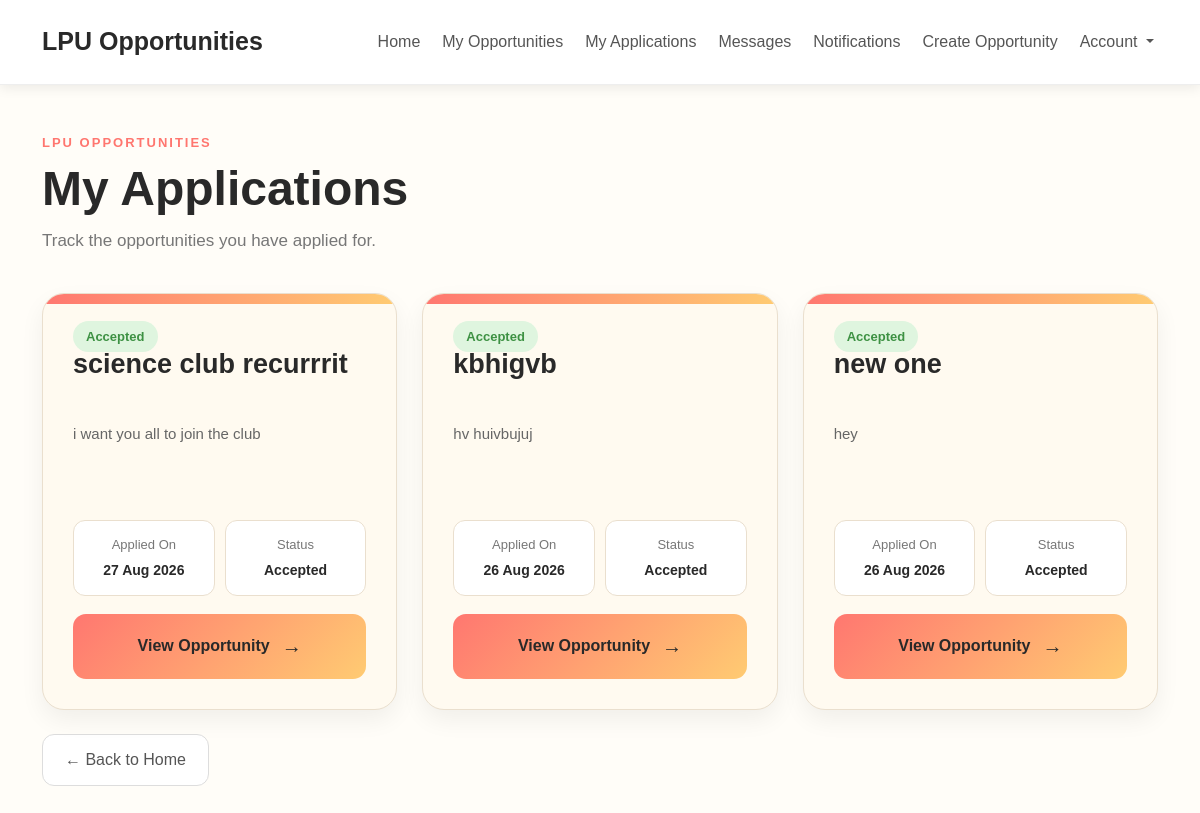
Page /my-applications/ (signed in) on the committed database.
### home/models.py (models this page shows, shortened)
class Application(models.Model):
    opportunity = models.ForeignKey(Opportunity, on_delete=models.CASCADE)
    applicant = models.ForeignKey(User, on_delete=models.CASCADE)
    STATUS_CHOICES = [
        ("pending", "Pending"),
        ("accepted", "Accepted"),
        ("rejected", "Rejected"),
        ("left", "Left"),
    ]
    status = models.CharField(
        max_length=20,
        choices=STATUS_CHOICES,
        default="pending"
    )
    applied_at = models.DateTimeField(auto_now_add=True)

class Opportunity(models.Model):
    CATEGORY_CHOICES = [
        ("hackathon", "Hackathon"),
        ("research", "Research"),
        ("internship", "Internship"),
        ("workshop", "Workshop"),
        ("competition", "Competition"),
        ("event", "Event"),
        ("project", "Project"),
        ("club", "Club / Society"),
        ("volunteering", "Volunteering"),
        ("other", "Other"),
    ]
    posted_by = models.ForeignKey(User, on_delete=models.CASCADE)
    title = models.CharField(max_length=200)
    description = models.TextField(blank=True)
    category = models.CharField(
        max_length=20,
        choices=CATEGORY_CHOICES,
        default="other"
    )
    students_needed = models.IntegerField()
    created_at = models.DateTimeField(auto_now_add=True)
    member_left = models.BooleanField(default=False)

### home/views.py (the view)
@login_required
def my_applications(request):
    applications = Application.objects.filter(
        applicant=request.user
    ).select_related(
        "opportunity"
    ).order_by("-applied_at")
    for application in applications:
        if application.status == "accepted":
            application.conversation = Conversation.objects.filter(
                opportunity=application.opportunity,
                applicant=request.user,
                status="active"
            ).order_by("-created_at").first()
    return render(
        request,
        "my_applications.html",
        {
            "applications": applications
        }
    )

### templates/my_applications.html (shortened to what this page needs)
{% extends "base.html" %}
{% block content %}
<div class="home-header">
    <p class="small-heading">
        LPU OPPORTUNITIES
    </p>
    <h1>
        My Applications
    </h1>
    <p class="home-subtitle">
        Track the opportunities you have applied for.
    </p>
</div>
<div class="my-applications-grid">
    {% for application in applications %}
    <div class="application-card">
{% if application.status == "accepted" %}
    <span class="application-status accepted-status">
        Accepted
    </span>
{% elif application.status == "rejected" %}
    <span class="application-status rejected-status">
        Rejected
    </span>
{% elif application.status == "left" %}
    <span class="application-status left-status">
        Left
    </span>
{% else %}
    <span class="application-status pending-status">
        Pending
    </span>
{% endif %}
        <h2 class="opportunity-title">
            {{ application.opportunity.title }}
        </h2>
        <p class="opportunity-description">
            {{ application.opportunity.description }}
        </p>
        <div class="application-info">
            <div class="application-info-box">
                <span class="application-info-label">
                    Applied On
                </span>
                <span class="application-info-value">
                    {{ application.applied_at|date:"d M Y" }}
                </span>
            </div>
            <div class="application-info-box">
                <span class="application-info-label">
                    Status
                </span>
                <span class="application-info-value">
                    {{ application.get_status_display }}
                </span>
            </div>
        </div>
        <div class="application-buttons">
            <a
                href="{% url 'opportunity_detail' application.opportunity.id %}"
                class="application-view-button"
            >
                <span>View Opportunity</span>
                <span>→</span>
            </a>
        </div>
    </div>
    {% endfor %}
</div>
<br>
<a href="{% url 'home' %}" class="btn-back">
    ← Back to Home
</a>
{% endblock %}

### templates/base.html (shortened to what this page needs)
{% load static %}
<!doctype html>
<html lang="en">
  <head>
    <link
      href="https://cdn.jsdelivr.net/npm/bootstrap@5.3.8/dist/css/bootstrap.min.css"
      rel="stylesheet"
    />
    <link rel="stylesheet" href="{% static 'style.css' %}" />
  </head>
  <body>
    <nav class="navbar navbar-expand-lg opportunity-navbar">
      <div class="container">
        <a class="navbar-brand" href="{% url 'home' %}">
          LPU Opportunities
        </a>
        <div class="navbar-nav ms-auto">
          <a class="nav-link" href="{% url 'home' %}">
            <span>Home</span>
          </a>
          <a class="nav-link" href="{% url 'my_opportunities' %}">
            <span>My Opportunities</span>
          </a>
          <a class="nav-link" href="{% url 'my_applications' %}">
            <span>My Applications</span>
          </a>
            <a
              class="nav-link message-link"
              href="{% url 'messages' %}"
            >
              <span>Messages</span>
          </a>
          <a
            class="nav-link notification-link"
            href="{% url 'notifications' %}"
          >
            <span>Notifications</span>
          </a>
          <a
            class="nav-link"
            href="{% url 'create_opportunity' %}"
          >
            <span>Create Opportunity</span>
          </a>
          <div class="dropdown">
            <button
              class="nav-link account-button dropdown-toggle"
              type="button"
              data-bs-toggle="dropdown"
              aria-expanded="false"
            >
              <span>Account</span>
            </button>
          </div>
        </div>
      </div>
    </nav>
    <main class="container py-5">
      {% block content %}
      {% endblock %}
    </main>
  </body>
</html>

### static/style.css (style rules this page uses)
body { background: #fffdf8; color: #292929; font-family: Arial, sans-serif; margin: 0; }
.opportunity-navbar { background: #ffffff; padding: 18px 0; border-bottom: 1px solid #eeeeee; box-shadow: 0 3px 12px rgba(0, 0, 0, 0.08); }
.navbar-brand { font-size: 25px; font-weight: 700; color: #292929 !important; white-space: nowrap; margin-right: 20px; }
.navbar-nav { display: flex; flex-direction: row; align-items: center; flex-wrap: nowrap; }
.nav-link { color: #555555 !important; font-weight: 500; font-size: 16px; margin-left: 14px; padding: 8px 4px !important; white-space: nowrap; transition: 0.2s ease; }
.account-button { border: none; background: transparent; white-space: nowrap; }
h1, h2, h3 { color: #292929; }
.home-header { margin-bottom: 40px; }
.small-heading { color: #ff766f; font-size: 13px; font-weight: 700; letter-spacing: 2px; margin-bottom: 8px; }
.home-header h1 { font-size: 48px; font-weight: 700; margin-bottom: 10px; }
.home-subtitle { color: #777777; font-size: 17px; margin-bottom: 0; }
.opportunity-title { font-size: 27px; font-weight: 700; margin-bottom: 10px; word-break: break-word; min-height: 65px; max-height: 72px; overflow: hidden; }
.opportunity-description { color: #666666; font-size: 15px; min-height: 72px; max-height: 72px; overflow: hidden; margin-bottom: 22px; overflow-wrap: anywhere; word-break: break-word; }
.message-link { position: relative; }
.btn-back { display: inline-block; padding: 13px 22px; border-radius: 12px; text-decoration: none; color: #555; background: #fff; border: 1px solid #ddd; }
.my-applications-grid { display: grid; grid-template-columns: repeat(3, minmax(0, 1fr)); gap: 25px; }
.application-card { background: #fffaf0; border: 1px solid #eadfce; border-radius: 22px; padding: 30px; box-shadow: 0 10px 25px rgba(0, 0, 0, 0.06); position: relative; overflow: hidden; }
.application-card::before { content: ""; position: absolute; top: 0; left: 0; width: 100%; height: 10px; background: linear-gradient( 90deg, #ff7770, #ffcb72 ); }
.application-status { padding: 8px 13px; border-radius: 20px; font-size: 13px; font-weight: 600; }
.accepted-status { background: #dff5df; color: #3d9143; }
.application-info { display: flex; gap: 10px; margin-top: 25px; margin-bottom: 18px; }
.application-info-box { flex: 1; padding: 14px 10px; background: #ffffff; border: 1px solid #eadfce; border-radius: 12px; text-align: center; }
.application-info-label { display: block; font-size: 13px; color: #777; margin-bottom: 5px; }
.application-info-value { display: block; font-size: 14px; font-weight: 600; color: #292929; }
.application-view-button { width: 100%; min-height: 65px; display: flex; align-items: center; justify-content: center; gap: 4px; padding: 12px 16px; box-sizing: border-box; border-radius: 13px; text-decoration: none; background: linear-gradient( 135deg, #ff7770, #ffcb72 ); color: #292929; font-size: 16px; font-weight: 600; transition: 0.2s ease; }
.application-view-button span:last-child { font-size: 20px; margin-left: 8px; }
.notification-link { position: relative; }
.application-buttons { display: flex; flex-direction: column; gap: 10px; margin-top: 15px; }
.application-buttons .application-view-button { width: 100%; box-sizing: border-box; text-decoration: none; }

### rows in the picture
Application: shows "Accepted", opportunity "science club recurrrit", opportunity.description "i want you all to join the club", applied_at "27 Aug 2026", status "Accepted"
Application: shows "Accepted", opportunity "kbhigvb", opportunity.description "hv huivbujuj", applied_at "26 Aug 2026", status "Accepted"
Application: shows "Accepted", opportunity "new one", opportunity.description "hey", applied_at "26 Aug 2026", status "Accepted"
